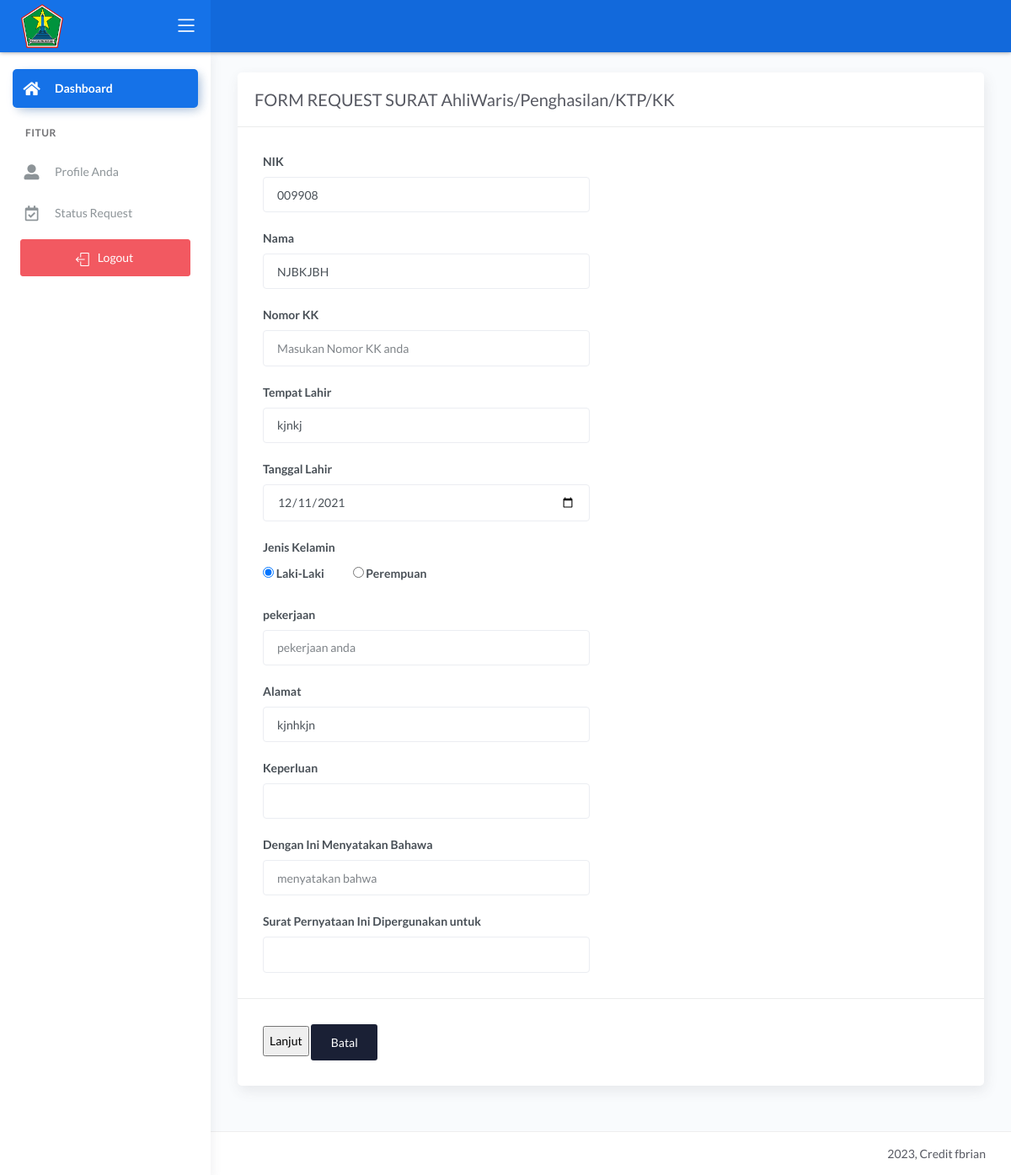
The page /demo1/main.php?halaman=request_sp (signed in) on the database its author committed.
### tables this page shows
CREATE TABLE `data_user` (
  `nik` varchar(16) NOT NULL,
  `password` varchar(225) NOT NULL,
  `hak_akses` varchar(225) NOT NULL,
  `nama` varchar(30) NOT NULL,
  `tanggal_lahir` date NOT NULL,
  `tempat_lahir` varchar(30) NOT NULL,
  `jekel` varchar(20) NOT NULL,
  `agama` varchar(20) NOT NULL,
  `alamat` text NOT NULL,
  `telepon` varchar(13) NOT NULL,
  `status_warga` varchar(30) NOT NULL,
  `status_perkawinan` varchar(25) NOT NULL
);

### demo1/request_sp.php (the view, shortened to what this page needs)
<?php include '../konek.php'; ?>
<link href="css/sweetalert.css" rel="stylesheet" type="text/css">
<?php
$tampil_nik = "SELECT * FROM data_user WHERE nik=$_SESSION[nik]";
$query = mysqli_query($konek, $tampil_nik);
$data = mysqli_fetch_array($query, MYSQLI_BOTH);
$nik = $data['nik'];
$nama = $data['nama'];
$tempat1 = $data['tempat_lahir'];
$tgl1 = $data['tanggal_lahir'];
$alamat1 = $data['alamat'];
?>
<div class="page-inner">
    <div class="row">
        <div class="col-md-12">
            <form method="POST" enctype="multipart/form-data">
                <div class="card">
                    <div class="card-header">
                        <div class="card-title">FORM REQUEST SURAT AhliWaris/Penghasilan/KTP/KK</div>
                    </div>
                    <div class="card-body">
                        <div class="row">
                            <div class="col-md-6 col-lg-6">
                                <div class="form-group">
                                    <label>NIK</label>
                                    <input type="number" name="nik" class="form-control" value="<?= $nik; ?>">
                                </div>
                                <div class="form-group">
                                    <label>Nama</label>
                                    <input type="text" name="nama" class="form-control" value="<?= $nama; ?>">
                                </div>
                                <div class="form-group">
                                    <label>Nomor KK</label>
                                    <input type="number" name="nomorkk" class="form-control" placeholder="Masukan Nomor KK anda">
                                </div>
                                <div class="form-group">
                                    <label>Tempat Lahir</label>
                                    <input type="text" name="tempatlahir" class="form-control" value="<?= $tempat1; ?>">
                                </div>
                                <div class="form-group">
                                    <label>Tanggal Lahir</label>
                                    <input type="date" name="tanggallahir" class="form-control" value="<?= $tgl1; ?>">
                                </div>
                                <div class="form-check">
                                    <label>Jenis Kelamin</label><br />
                                    <label class="form-radio-label">
                                        <input class="form-radio-input" type="radio" name="jk" value="laki-laki" checked="<>">
                                        <span class="form-radio-sign">Laki-Laki</span>
                                    </label>
                                    <label class="form-radio-label ml-3">
                                        <input class="form-radio-input" type="radio" name="jk" value="Perempuan">
                                        <span class="form-radio-sign">Perempuan</span>
                                    </label>
                                </div>
                                <div class="form-group">
                                    <label>pekerjaan</label>
                                    <input type="text" name="pekerjaan" class="form-control" placeholder="pekerjaan anda ">
                                </div>
                                <div class="form-group">
                                    <label>Alamat </label>
                                    <input type="text" name="alamat" class="form-control" value="<?= $alamat1; ?>">
                                </div>
                                <div class="form-group">
                                    <label>Keperluan </label>
                                    <input type="text" name="keperluan" class="form-control">
                                </div>
                                <div class="form-group">
                                    <label>Dengan Ini Menyatakan Bahawa </label>
                                    <input type="text" name="menyatakan" class="form-control" placeholder="menyatakan bahwa " rows="5">
                                </div>
                                <div class="form-group">
                                    <label>Surat Pernyataan Ini Dipergunakan untuk </label>
                                    <input type="text" name="digunakan" class="form-control" rows="5">
                                </div>
                            </div>
                        </div>
                    </div>
                    <div class="card-action">
                        <input type="submit" name="submit" value="Lanjut">
                        <a href="?halaman=beranda" class="btn btn-default">Batal</a>
                    </div>
                </div>
        </div>
    </div>
</div>

### rows shown on the page
data_user: nik "009908", nama "NJBKJBH", tempatlahir "kjnkj", tanggallahir "12/11/2021", alamat "kjnhkjn"
